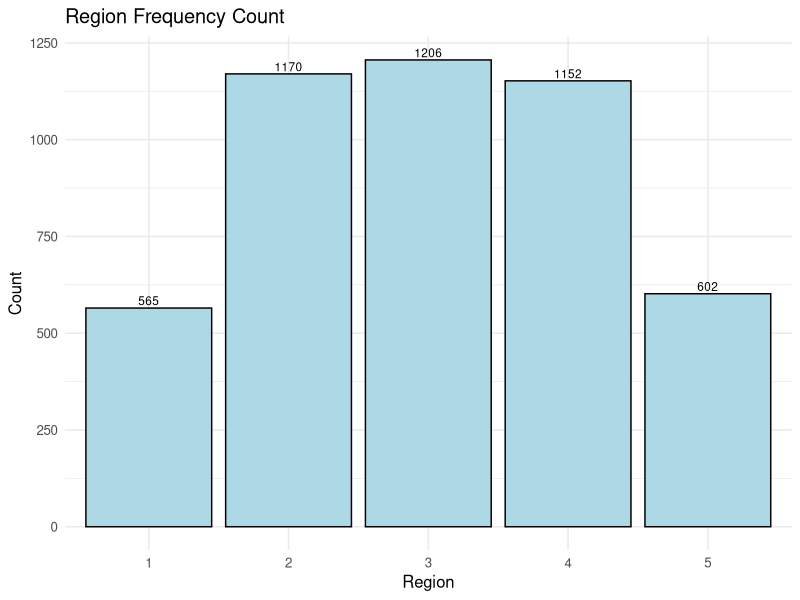
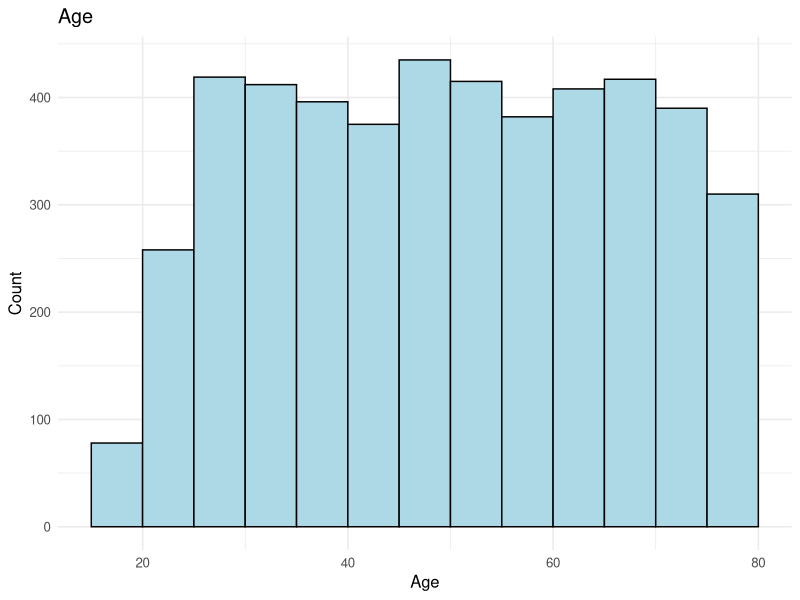
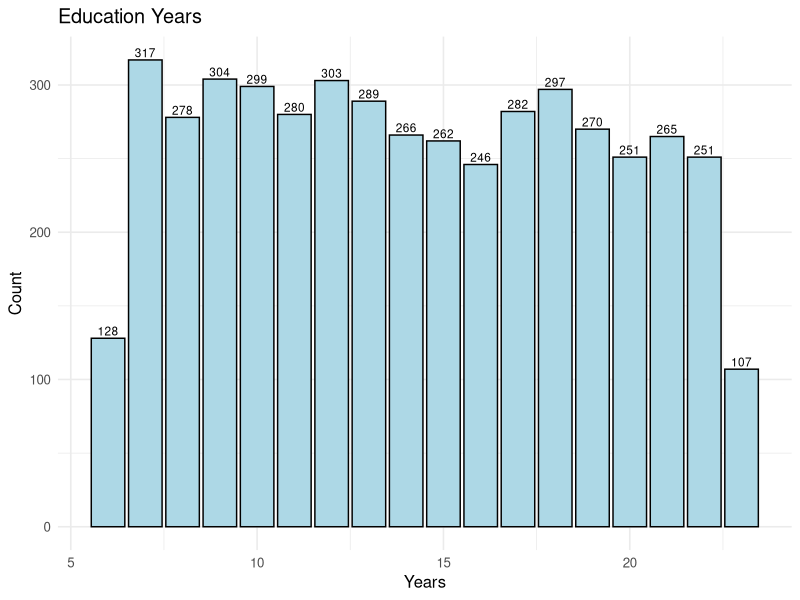
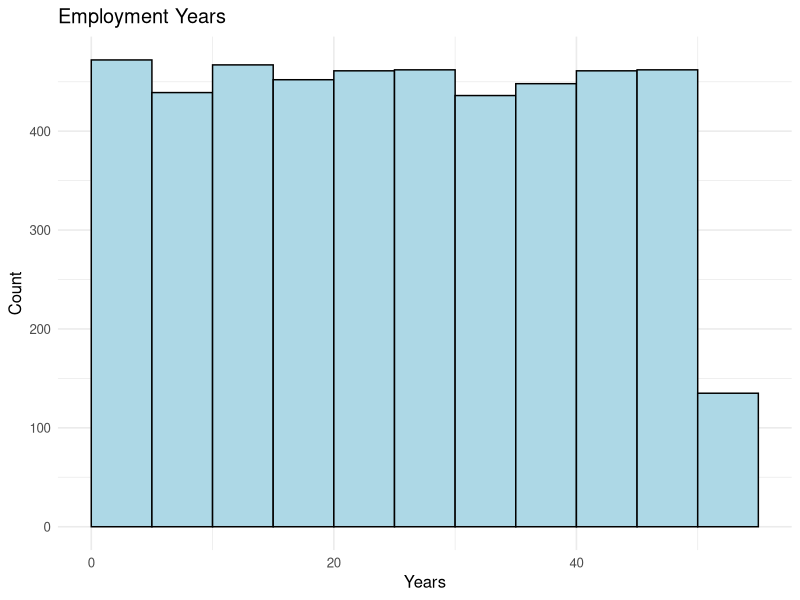
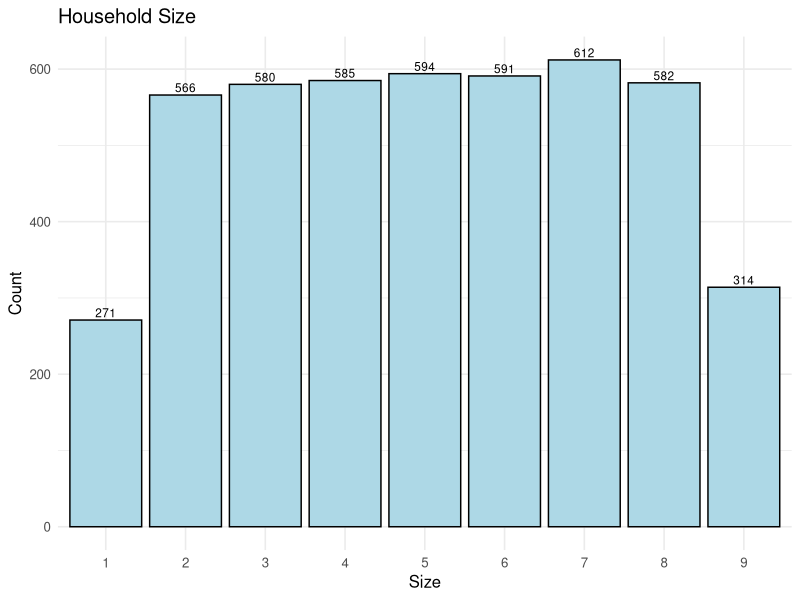
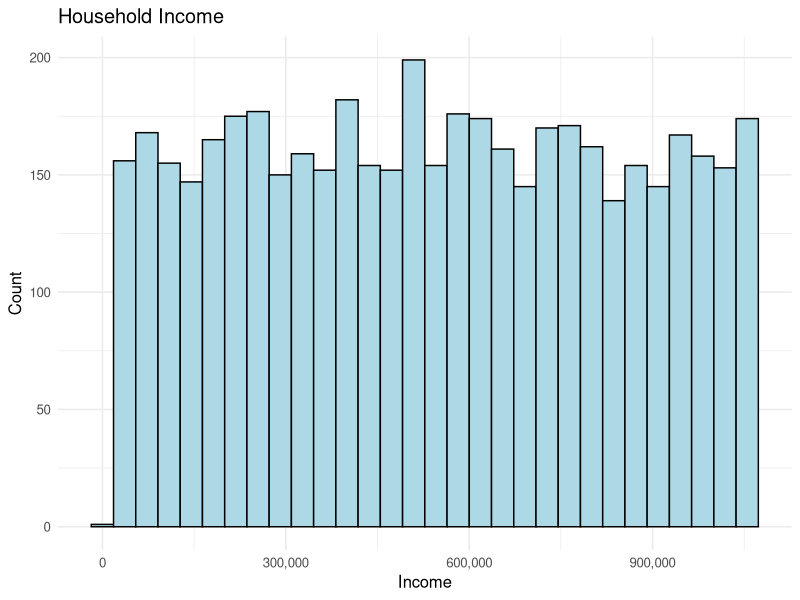
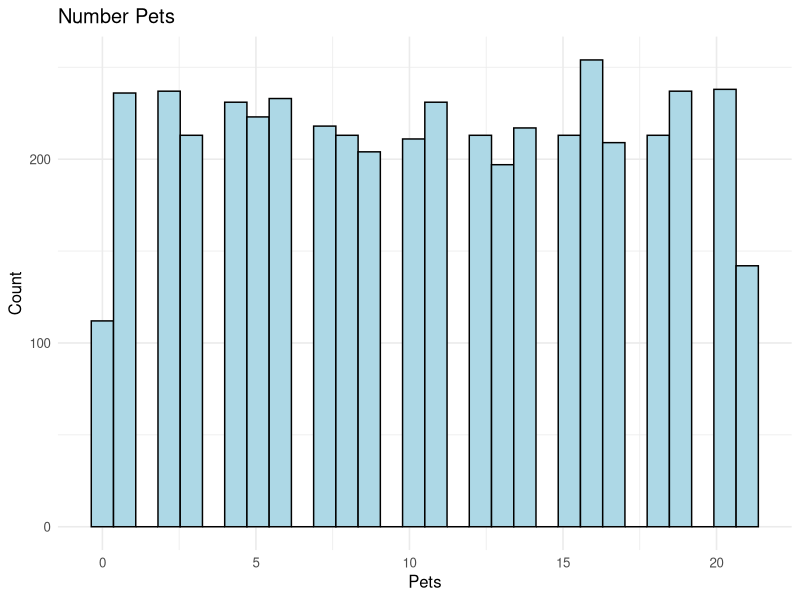
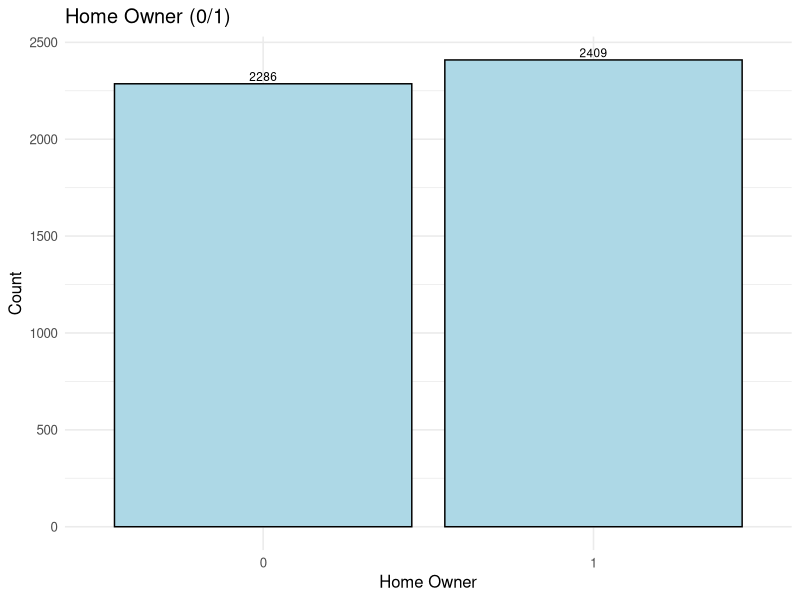

The R script that drew these images, in order:
## ---- chunk 1
knitr::opts_chunk$set(echo = FALSE)
library(readxl)
library(ggplot2)
library(corrplot)
library(car)
customer_data <- read_excel("./outputs/26-04-16-21/customer_data_cleaned.xlsx")

# Convert columns that should be numeric but may be stored as text
numeric_cols <- c(
  "Region", "Age", "Education Years", "Employment Years", "Household Size",
  "Household Income", "Number Pets", "umber Pets", "Home Owner", "Car Value",
  "Commute Distance", "Credit Card Tenure", "TV Watching Hours",
  "Coupon Redemption", "Brand Tenure Months", "Monthly Spend ProductA",
  "Cumulative Spend ProductA", "Monthly Spend ProductB", "Cumulative Spend ProductB",
  "Monthly Spend ProductC", "Cumulative Spend ProductC", "Total Avg Monthly Spend",
  "High Value Customer"
)

numeric_cols <- intersect(numeric_cols, names(customer_data))

safe_numeric <- function(x) {
  as.numeric(gsub("[^0-9.-]", "", as.character(x)))
}

customer_data[numeric_cols] <- lapply(customer_data[numeric_cols], safe_numeric)
theme_set(theme_minimal(base_size = 12))
## ---- chunk 2
head(customer_data)
str(customer_data)
summary(customer_data)
sum(is.na(customer_data))
## ---- chunk 3
na_rows_productA <- which(is.na(customer_data$`Cumulative Spend ProductA`))
na_rows_productA
customer_data[na_rows_productA, c("CustomerID", "Cumulative Spend ProductA")]
## ---- chunk 4
summary(customer_data$Region)
ggplot(customer_data, aes(x = factor(Region, levels = 1:5))) +
  geom_bar(fill = "lightblue", color = "black") +
  geom_text(stat = "count", aes(label = after_stat(count)), vjust = -0.3, size = 3) +
  labs(title = "Region Frequency Count", x = "Region", y = "Count")
## ---- chunk 5
summary(customer_data$Age)
ggplot(customer_data, aes(x = Age)) +
  geom_histogram(binwidth = 5, fill = "lightblue", color = "black", boundary = 0) +
  labs(title = "Age", x = "Age", y = "Count")
## ---- chunk 6
summary(customer_data$`Education Years`)
ggplot(customer_data, aes(x = `Education Years`)) +
  geom_bar(fill = "lightblue", color = "black") +
  geom_text(stat = "count", aes(label = after_stat(count)), vjust = -0.3, size = 3) +
  labs(title = "Education Years", x = "Years", y = "Count")
## ---- chunk 7
summary(customer_data$`Employment Years`)
ggplot(customer_data, aes(x = `Employment Years`)) +
  geom_histogram(binwidth = 5, fill = "lightblue", color = "black", boundary = 0) +
  labs(title = "Employment Years", x = "Years", y = "Count")
## ---- chunk 8
summary(customer_data$`Household Size`)
ggplot(customer_data, aes(x = factor(`Household Size`))) +
  geom_bar(fill = "lightblue", color = "black") +
  geom_text(stat = "count", aes(label = after_stat(count)), vjust = -0.3, size = 3) +
  labs(title = "Household Size", x = "Size", y = "Count")

## ---- chunk 9
summary(customer_data$`Household Income`)
ggplot(customer_data, aes(x = `Household Income`)) +
  geom_histogram(bins = 30, fill = "lightblue", color = "black") +
  scale_x_continuous(labels = scales::label_comma()) +
  labs(title = "Household Income", x = "Income", y = "Count")
## ---- chunk 10
pet_col <- if ("Number Pets" %in% names(customer_data)) "Number Pets" else "umber Pets"
summary(customer_data[[pet_col]])
ggplot(customer_data, aes(x = .data[[pet_col]])) +
  geom_histogram(bins = 30, fill = "lightblue", color = "black") +
  labs(title = "Number Pets", x = "Pets", y = "Count")
## ---- chunk 11
summary(customer_data$`Home Owner`)
ggplot(customer_data, aes(x = factor(`Home Owner`))) +
  geom_bar(fill = "lightblue", color = "black") +
  geom_text(stat = "count", aes(label = after_stat(count)), vjust = -0.3, size = 3) +
  labs(title = "Home Owner (0/1)", x = "Home Owner", y = "Count")
## ---- chunk 12
summary(customer_data$`Car Value`)
ggplot(customer_data, aes(x = `Car Value`)) +
  geom_histogram(bins = 30, fill = "lightblue", color = "black") +
  labs(title = "Car Value", x = "Car Value", y = "Count")
## ---- chunk 13
customer_data$`Commute Distance`[
  !grepl("^[0-9.]+$", customer_data$`Commute Distance`)
] <- NA

customer_data$`Commute Distance` <- as.numeric(customer_data$`Commute Distance`)
summary(customer_data$`Commute Distance`)
ggplot(customer_data, aes(x =`Commute Distance`)) +
  geom_histogram(binwidth = 5, fill = "lightblue", color = "black", boundary = 0) +
  labs(title = "Commute Distance", x = "Distance", y = "Count")

## ---- chunk 14
summary(customer_data$`Credit Card Tenure`)
ggplot(customer_data, aes(x = `Credit Card Tenure`)) +
  geom_histogram(binwidth = 5, fill = "lightblue", color = "black", boundary = 0) +
  labs(title = "Credit Card Tenure", x = "Tenure", y = "Count")
## ---- chunk 15
summary(customer_data$`TV Watching Hours`)
ggplot(customer_data, aes(x = `TV Watching Hours`)) +
  geom_histogram(binwidth = 5, fill = "lightblue", color = "black", boundary = 0) +
  labs(title = "TV Watching Hours", x = "Hours", y = "Count")
## ---- chunk 16
summary(customer_data$`Coupon Redemption`)
ggplot(customer_data, aes(x = factor(`Coupon Redemption`))) +
  geom_bar(fill = "lightblue", color = "black") +
  geom_text(stat = "count", aes(label = after_stat(count)), vjust = -0.3, size = 3) +
  labs(title = "Coupon Redemption (0/1)", x = "Coupon Redemption", y = "Count")
## ---- chunk 17
summary(customer_data$`Brand Tenure Months`)
ggplot(customer_data, aes(x = `Brand Tenure Months`)) +
  geom_histogram(bins = 30, fill = "lightblue", color = "black") +
  labs(title = "Brand Tenure Months", x = "Months", y = "Count")
## ---- chunk 18
summary(customer_data$`Monthly Spend ProductA`)
ggplot(customer_data, aes(x = `Monthly Spend ProductA`)) +
  geom_histogram(bins = 30, fill = "lightblue", color = "black") +
  labs(title = "Monthly Spend ProductA", x = "Spend", y = "Count")
## ---- chunk 19
summary(customer_data$`Cumulative Spend ProductA`)
ggplot(customer_data, aes(x = `Cumulative Spend ProductA`)) +
  geom_histogram(bins = 30, fill = "lightblue", color = "black") +
  labs(title = "Cumulative Spend ProductA", x = "Spend", y = "Count")
## ---- chunk 20
summary(customer_data$`Monthly Spend ProductB`)
ggplot(customer_data, aes(x = `Monthly Spend ProductB`)) +
  geom_histogram(bins = 30, fill = "lightblue", color = "black") +
  labs(title = "Monthly Spend ProductB", x = "Spend", y = "Count")
## ---- chunk 21
summary(customer_data$`Cumulative Spend ProductB`)
ggplot(customer_data, aes(x = `Cumulative Spend ProductB`)) +
  geom_histogram(bins = 30, fill = "lightblue", color = "black") +
  labs(title = "Cumulative Spend ProductB", x = "Spend", y = "Count")
## ---- chunk 22
summary(customer_data$`Monthly Spend ProductC`)
ggplot(customer_data, aes(x = `Monthly Spend ProductC`)) +
  geom_histogram(bins = 30, fill = "lightblue", color = "black") +
  labs(title = "Monthly Spend ProductC", x = "Spend", y = "Count")
## ---- chunk 23
summary(customer_data$`Cumulative Spend ProductC`)
ggplot(customer_data, aes(x = `Cumulative Spend ProductC`)) +
  geom_histogram(bins = 30, fill = "lightblue", color = "black") +
  labs(title = "Cumulative Spend ProductC", x = "Spend", y = "Count")
## ---- chunk 24
summary(customer_data$`Total Avg Monthly Spend`)
ggplot(customer_data, aes(x = `Total Avg Monthly Spend`)) +
  geom_histogram(bins = 30, fill = "lightblue", color = "black") +
  labs(title = "Total Avg Monthly Spend", x = "Spend", y = "Count")
## ---- chunk 25
summary(customer_data$`High Value Customer`)
ggplot(customer_data, aes(x = factor(`High Value Customer`))) +
  geom_bar(fill = "lightblue", color = "black") +
  geom_text(stat = "count", aes(label = after_stat(count)), vjust = -0.3, size = 3) +
  labs(title = "High Value Customer (0/1)", x = "High Value Customer", y = "Count")
## ---- chunk 26
summary(customer_data$Gender)
ggplot(customer_data, aes(x = Gender)) +
  geom_bar(fill = "lightblue", color = "black") +
  geom_text(stat = "count", aes(label = after_stat(count)), vjust = -0.3, size = 3) +
  labs(title = "Gender Frequency Count", x = "Gender", y = "Count")
## ---- chunk 27
summary(customer_data$`Job Category`)
ggplot(customer_data, aes(x = `Job Category`)) +
  geom_bar(fill = "lightblue", color = "black") +
  geom_text(stat = "count", aes(label = after_stat(count)), vjust = -0.3, size = 3) +
  labs(title = "Job Category Frequency Count", x = "Job Category", y = "Count")
## ---- chunk 28
summary(customer_data$`Marital Status`)
ggplot(customer_data, aes(x = `Marital Status`)) +
  geom_bar(fill = "lightblue", color = "black") +
  geom_text(stat = "count", aes(label = after_stat(count)), vjust = -0.3, size = 3) +
  labs(title = "Marital Status Frequency Count", x = "Marital Status", y = "Count")
## ---- chunk 29
summary(customer_data$`Car Ownership`)
ggplot(customer_data, aes(x = `Car Ownership`)) +
  geom_bar(fill = "lightblue", color = "black") +
  geom_text(stat = "count", aes(label = after_stat(count)), vjust = -0.3, size = 3) +
  labs(title = "Car Ownership Frequency Count", x = "Car Ownership", y = "Count")
## ---- chunk 30
summary(customer_data$`Car Brand`)
ggplot(customer_data, aes(x = `Car Brand`)) +
  geom_bar(fill = "lightblue", color = "black") +
  geom_text(stat = "count", aes(label = after_stat(count)), vjust = -0.3, size = 3) +
  labs(title = "Car Brand Frequency Count", x = "Car Brand", y = "Count")
## ---- chunk 31
summary(customer_data$`Political Party`)
ggplot(customer_data, aes(x = `Political Party`)) +
  geom_bar(fill = "lightblue", color = "black") +
  geom_text(stat = "count", aes(label = after_stat(count)), vjust = -0.3, size = 3) +
  labs(title = "Political Party Frequency Count", x = "Political Party", y = "Count")
## ---- chunk 32
summary(customer_data$Votes)
ggplot(customer_data, aes(x = Votes)) +
  geom_bar(fill = "lightblue", color = "black") +
  geom_text(stat = "count", aes(label = after_stat(count)), vjust = -0.3, size = 3) +
  labs(title = "Votes Frequency Count", x = "Votes", y = "Count")
## ---- chunk 33
summary(customer_data$`Active Lifestyle`)
ggplot(customer_data, aes(x = `Active Lifestyle`)) +
  geom_bar(fill = "lightblue", color = "black") +
  geom_text(stat = "count", aes(label = after_stat(count)), vjust = -0.3, size = 3) +
  labs(title = "Active Lifestyle Frequency Count", x = "Active Lifestyle", y = "Count")
## ---- chunk 34
summary(customer_data$`Streaming Svcs`)
ggplot(customer_data, aes(x = `Streaming Svcs`)) +
  geom_bar(fill = "lightblue", color = "black") +
  geom_text(stat = "count", aes(label = after_stat(count)), vjust = -0.3, size = 3) +
  labs(title = "Streaming Services Frequency Count", x = "Streaming Services", y = "Count")
## ---- chunk 35
summary(customer_data$`Wireless Internet`)
ggplot(customer_data, aes(x = `Wireless Internet`)) +
  geom_bar(fill = "lightblue", color = "black") +
  geom_text(stat = "count", aes(label = after_stat(count)), vjust = -0.3, size = 3) +
  labs(title = "Wireless Internet Frequency Count", x = "Wireless Internet", y = "Count")
## ---- chunk 36
summary(customer_data$`Smart Phone`)
ggplot(customer_data, aes(x = `Smart Phone`)) +
  geom_bar(fill = "lightblue", color = "black") +
  geom_text(stat = "count", aes(label = after_stat(count)), vjust = -0.3, size = 3) +
  labs(title = "Smart Phone Frequency Count", x = "Smart Phone", y = "Count")
## ---- chunk 37
summary(customer_data$`Twitter Acct`)
ggplot(customer_data, aes(x = `Twitter Acct`)) +
  geom_bar(fill = "lightblue", color = "black") +
  geom_text(stat = "count", aes(label = after_stat(count)), vjust = -0.3, size = 3) +
  labs(title = "Twitter Account Frequency Count", x = "Twitter Account", y = "Count")
## ---- chunk 38
summary(customer_data$`LinkedIn Acct`)
ggplot(customer_data, aes(x = `LinkedIn Acct`)) +
  geom_bar(fill = "lightblue", color = "black") +
  geom_text(stat = "count", aes(label = after_stat(count)), vjust = -0.3, size = 3) +
  labs(title = "LinkedIn Account Frequency Count", x = "LinkedIn Account", y = "Count")
## ---- chunk 39
summary(customer_data$`Facebook Acct`)
ggplot(customer_data, aes(x = `Facebook Acct`)) +
  geom_bar(fill = "lightblue", color = "black") +
  geom_text(stat = "count", aes(label = after_stat(count)), vjust = -0.3, size = 3) +
  labs(title = "Facebook Account Frequency Count", x = "Facebook Account", y = "Count")
## ---- chunk 40
summary(customer_data$`News Subscriber`)
ggplot(customer_data, aes(x = `News Subscriber`)) +
  geom_bar(fill = "lightblue", color = "black") +
  geom_text(stat = "count", aes(label = after_stat(count)), vjust = -0.3, size = 3) +
  labs(title = "News Subscriber Frequency Count", x = "News Subscriber", y = "Count")
